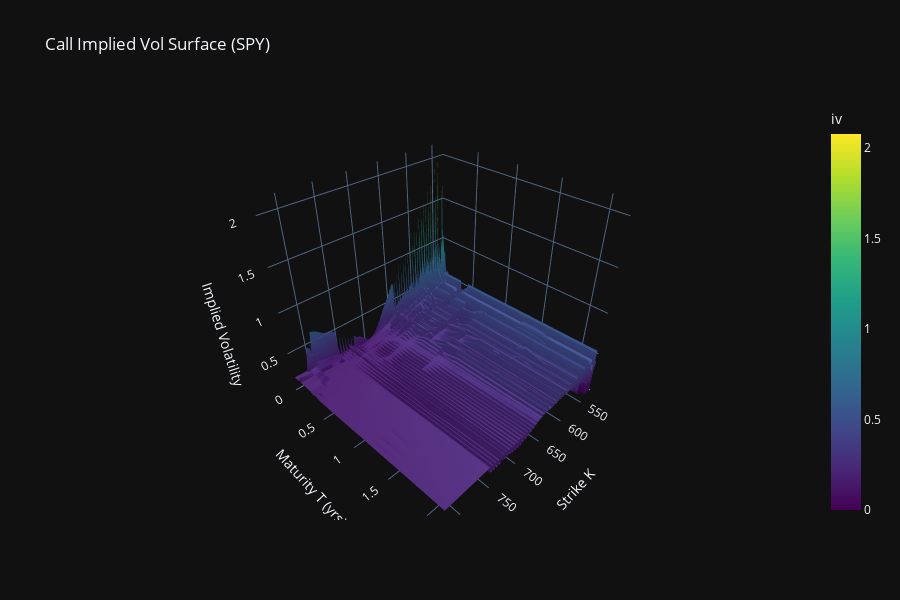

The code cell stored with this chart in its notebook:
### Code cell
import numpy as np
import pandas as pd
import plotly.graph_objects as go
from pathlib import Path

TICKER = "SPY"  # adjust if needed
possible_paths = [Path(f"../options_{TICKER}.csv"), Path(f"../../options_{TICKER}.csv"), Path(f"options_{TICKER}.csv")]
for candidate in possible_paths:
    if candidate.exists():
        CSV_PATH = candidate
        break
else:
    raise FileNotFoundError(f"Could not locate options_{TICKER}.csv near this notebook.")

df = pd.read_csv(CSV_PATH)
required_cols = {"S0", "K", "T", "iv"}
missing = required_cols - set(df.columns)
if missing:
    raise ValueError(f"CSV is missing required columns: {missing}")

df = df.dropna(subset=["S0", "K", "T", "iv", "type"]).copy()
df = df[df['type'].astype(str).str.upper() == 'C']
df = df[(df["K"] > 0) & (df["T"] > 0) & (df["iv"] > 0)]
if df.empty:
    raise ValueError("No call rows remain after filtering.")

spot_ref = df['S0'].median()
strike_min = spot_ref - 150.0
strike_max = spot_ref + 150.0
T_min, T_max = df['T'].min(), df['T'].max()
max_strikes = min(40, df["K"].nunique())
max_maturities = min(40, df["T"].nunique())
strike_vals = np.linspace(strike_min, strike_max, max_strikes)
maturity_vals = np.linspace(T_min, T_max, max_maturities)
subset = df[(df['K'] >= strike_min) & (df['K'] <= strike_max)].copy()
if subset.empty:
    raise ValueError('No strikes within ±150 of the spot price.')
pivot = subset.pivot_table(index="T", columns="K", values="iv", aggfunc="mean")
pivot = pivot.dropna(how="all").dropna(axis=1, how="all")
if pivot.empty:
    raise ValueError("Not enough strike/maturity combinations to build the surface.")
pivot = pivot.apply(lambda col: col.fillna(col.mean()))
pivot = pivot.fillna(pivot.mean().mean())

T_vals = pivot.index.values
K_vals = pivot.columns.values
Vols = pivot.values
K_mesh, T_mesh = np.meshgrid(K_vals, T_vals)

fig = go.Figure(data=[
    go.Surface(x=K_mesh, y=T_mesh, z=Vols, colorscale="Viridis", colorbar=dict(title="iv"))
])
fig.update_layout(
    title=f"Call Implied Vol Surface ({TICKER})",
    scene=dict(
        xaxis_title="Strike K",
        yaxis_title="Maturity T (yrs)",
        zaxis_title="Implied Volatility",
        xaxis=dict(range=[strike_min, strike_max]),
        yaxis=dict(range=[T_min, T_max])
    ),
    template="plotly_dark",
    width=900,
    height=600,
)
fig.show()

### Figure 1 — Plotly figure (JSON) as saved in the notebook; plotly's stock layout.template omitted (floating-point values rounded to 4 significant figures; data arrays with more than 128 entries replaced by an {"elided": "..."} marker saying what was removed)
{"data": [{"colorbar": {"title": {"text": "iv"}}, "colorscale": [[0, "#440154"], [0.1111, "#482878"], [0.2222, "#3e4989"], [0.3333, "#31688e"], [0.4444, "#26828e"], [0.5556, "#1f9e89"], [0.6667, "#35b779"], [0.7778, "#6ece58"], [0.8889, "#b5de2b"], [1, "#fde725"]], "type": "surface", "x": {"elided": "29x238 float values"}, "y": {"elided": "29x238 float values"}, "z": {"elided": "29x238 float values"}}], "layout": {"height": 600, "scene": {"xaxis": {"range": [527.6, 827.6], "title": {"text": "Strike K"}}, "yaxis": {"range": [0.00095, 2.187], "title": {"text": "Maturity T (yrs)"}}, "zaxis": {"title": {"text": "Implied Volatility"}}}, "title": {"text": "Call Implied Vol Surface (SPY)"}, "width": 900}}
